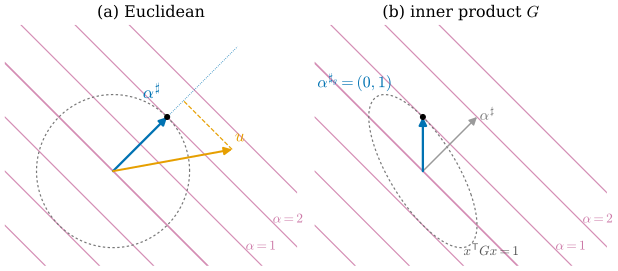

Write Python code to recreate this figure.
"""Figure 34.3.1: one covector, two inner products, two sharps (Section 34.3, Proposition 34.3.1,
Example 34.3.4).

The covector alpha = e^1 + e^2 on R^2 (alpha(x) = x^1 + x^2) is drawn by its level lines {alpha = c},
c = -3, ..., 3 (purple).
(a) Euclidean inner product: alpha^sharp = (1, 1) is perpendicular to the level lines, |alpha^sharp| = sqrt 2 and
    the circle of radius sqrt 2 touches the level line {alpha = 2} exactly at alpha^sharp. The orange test
    vector u = (2.2, 0.4) has alpha(u) = 2.6 = |alpha^sharp| * (signed length 2.6/sqrt 2 of its projection
    onto the line of alpha^sharp, dashed drop).
(b) Inner product g(x, y) = x^T G y, G = [[2, 1], [1, 1]] (Section 34.2): alpha^sharp_g = G^{-1}(1, 1) = (0, 1).
    It is g-perpendicular to the level lines; the g-circle {x^T G x = 1} (radius |alpha^sharp_g|_g = 1)
    touches the level line {alpha = 1} exactly at alpha^sharp_g.
Self-checks: alpha(alpha^sharp) = |alpha^sharp|^2 in both metrics, tangency of the circles to the level lines,
g(alpha^sharp_g, d) = 0 for the level-line direction d = (1, -1), and the projection identity for u.
"""
import numpy as np

import dgfig

dgfig.setup()
import matplotlib.pyplot as plt  # noqa: E402
from matplotlib.patches import FancyArrowPatch  # noqa: E402

C = dgfig.COLORS
a = np.array([1.0, 1.0])                          # components of alpha
G = np.array([[2.0, 1.0], [1.0, 1.0]])
sh_e = a.copy()
sh_g = np.linalg.solve(G, a)
assert np.allclose(sh_g, [0, 1])
d = np.array([1.0, -1.0])                         # direction of the level lines
assert abs(sh_e @ d) < 1e-12 and abs(sh_g @ G @ d) < 1e-12
assert abs(a @ sh_e - sh_e @ sh_e) < 1e-12 and abs(a @ sh_g - sh_g @ G @ sh_g) < 1e-12
u = np.array([2.2, 0.4])
proj = (u @ sh_e) / np.linalg.norm(sh_e)
assert abs(a @ u - np.linalg.norm(sh_e) * proj) < 1e-12 and abs(a @ u - 2.6) < 1e-12


def arrow(ax, base, vec, color, lw=1.7, zorder=6):
    ax.add_patch(FancyArrowPatch(tuple(base), tuple(np.asarray(base) + vec), arrowstyle="-|>", mutation_scale=12,
                                 color=color, lw=lw, shrinkA=0, shrinkB=0, zorder=zorder))


def level_lines(ax, lim):
    s = np.linspace(-lim, lim, 2)
    for c in range(-3, 4):
        # x + y = c
        ax.plot(s, c - s, color=C["covector"], lw=0.9 if c else 1.3, alpha=0.85, zorder=1)
    for c, (x, y) in zip((1, 2), ((2.45, -1.45), (2.95, -0.95))):
        ax.text(x, y, rf"$\alpha={c}$", color=C["covector"], fontsize=10, ha="left")


fig, (axA, axB) = plt.subplots(1, 2, figsize=(6.4, 3.4))
o = np.zeros(2)
t = np.linspace(0, 2 * np.pi, 300)

# (a)
level_lines(axA, 4)
r = np.linalg.norm(sh_e)
axA.plot(r * np.cos(t), r * np.sin(t), color=C["aux"], lw=0.9, ls=(0, (2, 2)), zorder=2)
arrow(axA, o, sh_e, C["tangent"])
axA.text(0.55, 1.35, r"$\alpha^\sharp$", color=C["tangent"], fontsize=13)
arrow(axA, o, u, C["accent"], lw=1.5)
axA.text(2.25, 0.55, r"$u$", color=C["accent"], fontsize=13)
foot = proj * sh_e / np.linalg.norm(sh_e)
axA.plot([u[0], foot[0]], [u[1], foot[1]], color=C["accent"], lw=0.9, ls="--", zorder=3)
axA.plot([0, 2.3], [0, 2.3], color=C["tangent"], lw=0.6, ls=":", zorder=2)
axA.scatter(*sh_e, s=14, color=C["main"], zorder=7)
dgfig.schematic_axes(axA, xlim=(-2.0, 3.4), ylim=(-1.75, 2.7))
axA.set_title("(a) Euclidean", fontsize=12)

# (b)
level_lines(axB, 4)
w_, V_ = np.linalg.eigh(G)
Gm12 = V_ @ np.diag(1 / np.sqrt(w_)) @ V_.T
ell = (Gm12 @ np.stack([np.cos(t), np.sin(t)])).T
assert np.allclose(np.einsum("ij,jk,ik->i", ell, G, ell), 1.0)
assert np.all(ell @ a <= 1 + 1e-9)                # the g-circle stays in {alpha <= 1}: tangency at sh_g
axB.plot(*ell.T, color=C["aux"], lw=0.9, ls=(0, (2, 2)), zorder=2)
arrow(axB, o, sh_g, C["tangent"])
axB.text(-1.95, 1.55, r"$\alpha^{\sharp_g} = (0,1)$", color=C["tangent"], fontsize=12)
arrow(axB, o, sh_e, "#9A9A9A", lw=1.1, zorder=5)
axB.text(1.05, 0.95, r"$\alpha^\sharp$", color="#777777", fontsize=11)
axB.scatter(*sh_g, s=14, color=C["main"], zorder=7)
axB.text(0.75, -1.55, r"$x^{\mathsf{T}}Gx = 1$", color="#555555", fontsize=10)
dgfig.schematic_axes(axB, xlim=(-2.0, 3.4), ylim=(-1.75, 2.7))
axB.set_title(r"(b) inner product $G$", fontsize=12)

fig.subplots_adjust(left=0.01, right=0.99, bottom=0.01, top=0.92, wspace=0.06)
dgfig.save(fig, __file__)
